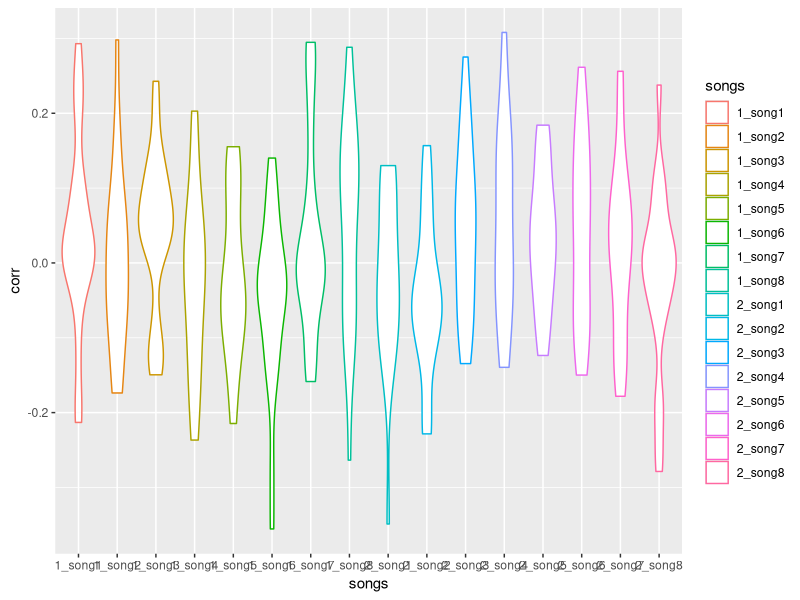
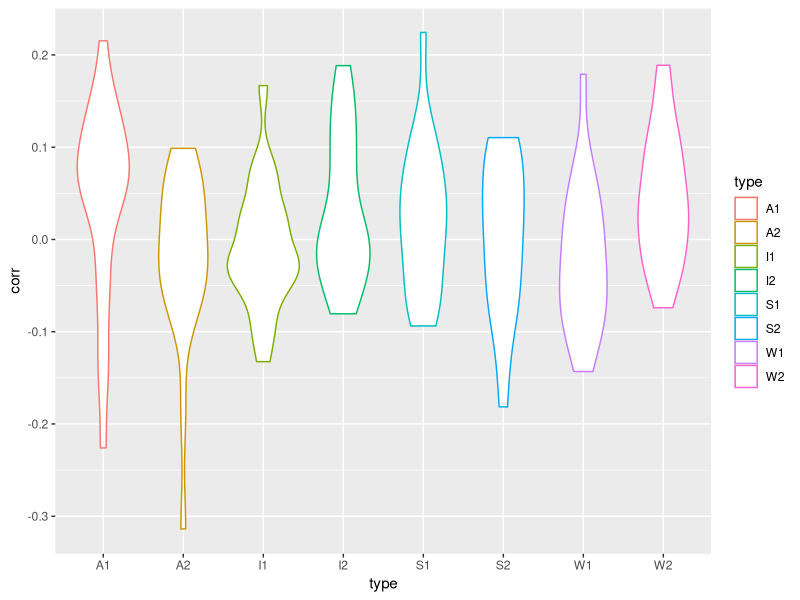
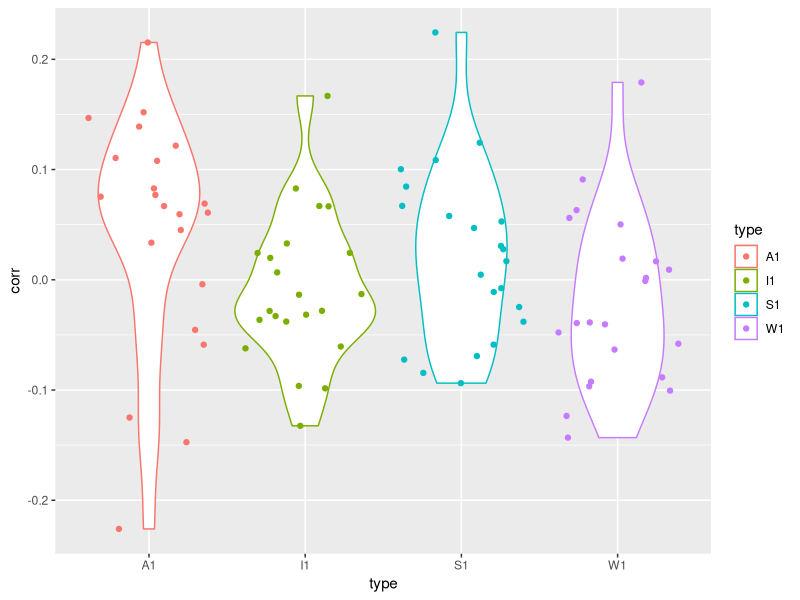
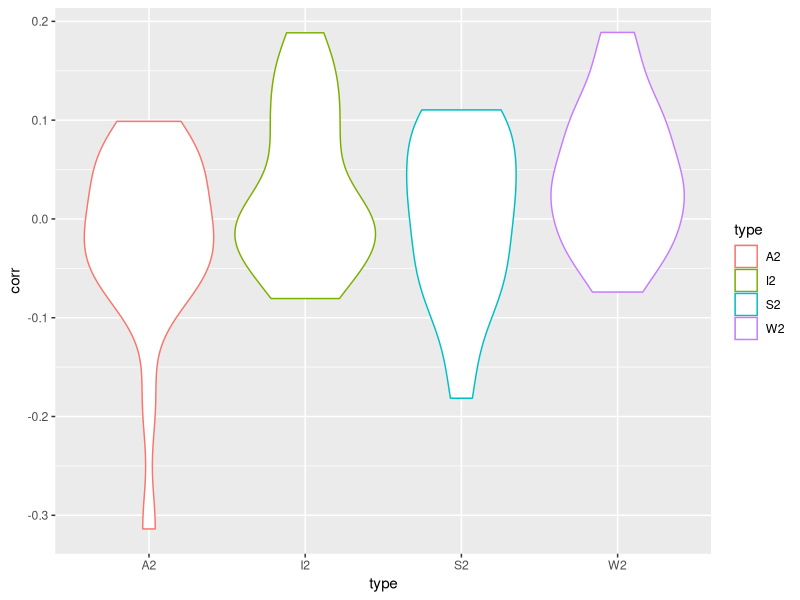
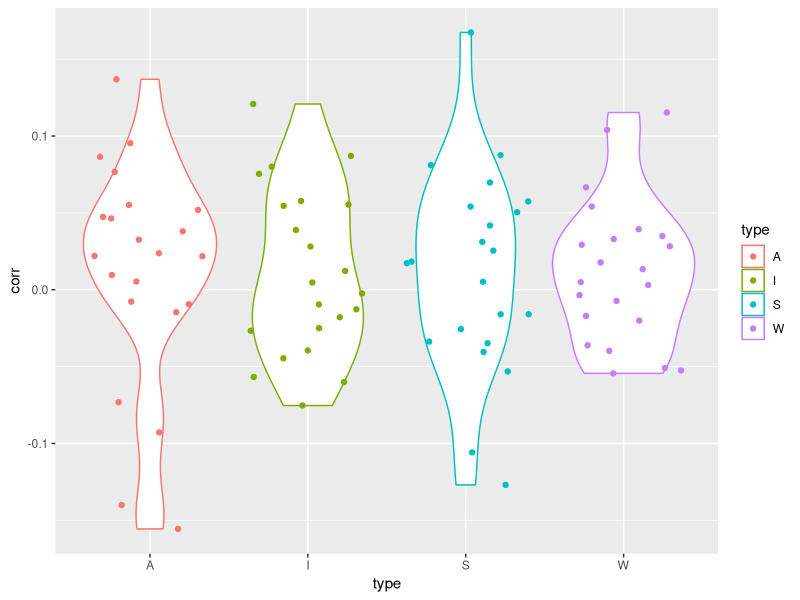
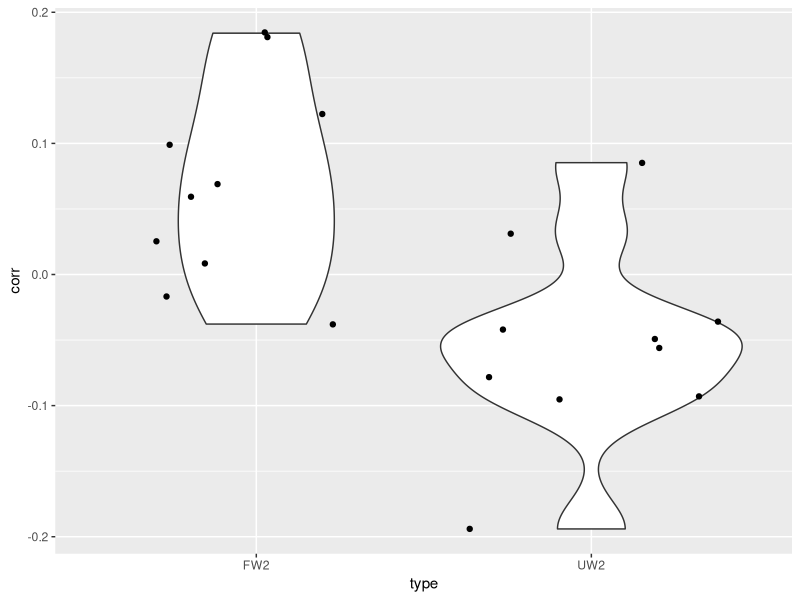

Source code (R) for these figures, in order:
library(tidyverse)
library(ggplot2)

data<-readr::read_csv('Motor.csv') #load data
data<-select(data, -ID) #remove ID variable
synchrony<-data %>% gather(songs, corr) #rearrange data
ggplot(synchrony) +
  aes(x=songs,y=corr, color=songs) +
  #geom_bar(stat="identity")
  #geom_jitter(alpha = 0.25)
  geom_violin()

A1<-select(data, "1_song1","1_song8") #ses 1 acapella data together
A1<-rowMeans(A1)
I1<-select(data, "1_song6","1_song7") #ses 1 instrumental data together
I1<-rowMeans(I1)
S1<-select(data, "1_song2","1_song3") #ses 1 spoken data together
S1<-rowMeans(S1)
W1<-select(data, "1_song4",'1_song5') #ses 1 whole data together
W1<-rowMeans(W1)
meansync1<-data.frame(A1,I1,S1,W1)
meansync1<-meansync1 %>% gather(type, corr) #rearrange data

A2<-select(data, "2_song1","2_song8") #ses 2 acapella data together
A2<-rowMeans(A2)
I2<-select(data, "2_song6","2_song7") #ses 2 instrumental data together
I2<-rowMeans(I2)
S2<-select(data, "2_song2","2_song3") #ses 2 spoken data together
S2<-rowMeans(S2)
W2<-select(data, "2_song4",'2_song5') #ses 2 whole data together
W2<-rowMeans(W2)
meansync2<-data.frame(A2,I2,S2,W2)
meansync2<-meansync2 %>% gather(type, corr) #rearrange data

meansync<-data.frame(A1,I1,S1,W1,A2,I2,S2,W2)
meansync<-meansync %>% gather(type, corr) #rearrange data

A<-select(data, "1_song1","1_song8","2_song1","2_song8") #acapella data together
A<-rowMeans(A)
I<-select(data, "1_song6","1_song7","2_song6","2_song7") #instrumental data together
I<-rowMeans(I)
S<-select(data, "1_song2","1_song3","2_song2","2_song3") #spoken data together
S<-rowMeans(S)
W<-select(data, "1_song4","1_song5","2_song4","2_song5") #whole data together
W<-rowMeans(W)
meansyncALL<-data.frame(A,I,S,W) 
meansyncALL<-meansyncALL %>% gather(type, corr) #rearrange data

ggplot(meansync) +
  aes(x=type,y=corr, color=type) +
  #geom_bar(stat="identity")
  #geom_jitter(alpha = 0.25)
  geom_violin()

ggplot(meansync1) +
  aes(x=type,y=corr, color=type) +
  #geom_bar(stat="identity")
  geom_violin() +
  geom_jitter() 

ggplot(meansync2) +
  aes(x=type,y=corr, color=type) +
  #geom_bar(stat="identity")
  #geom_jitter(alpha = 0.25)
  geom_violin()

ggplot(meansyncALL) +
  aes(x=type,y=corr, color=type) +
  #geom_bar(stat="identity")
  geom_violin()+
  geom_jitter()

t.test(A1,A2) # t=2.1047, p=0.04144
t.test(I1,I2) #t= -1.7388, p=0.08959
t.test(S1,S2) #t=0.86479, p=0.3921
t.test(W1,W2) #t= -2.8693, p=0.006435

fit<-aov(corr~type,data=meansync1) #sig effect of type in first session
summary(fit)

fit<-aov(corr~type,data=meansync2) #p=0.05 in second session
summary(fit)

fit<-aov(corr~type,data=meansyncALL) #sig effect of type when averaged across both sessions
summary(fit)

t.test(A,I)
t.test(A,S)
t.test(A,W)
t.test(I,S)
t.test(I,W)
t.test(S,W)

t.test(A1,I1)
t.test(A1,S1)
t.test(A1,W1)
t.test(I1,S1)
t.test(I1,W1)
t.test(S1,W1)

##################### UNFAMILIAR VS FAMILIAR#####################
##########GROUP A ##########
data<-readr::read_csv('Motor.csv') #load data
GA<-list("P101","P103","P105","P107","P111","P113","P115","P117","P119","P123","P125")
GroupA<-data[data$ID %in% GA, ]

FA1<-select(GroupA, "1_song8") #ses 1 acapella data together
FA1<-rowMeans(FA1)
FI1<-select(GroupA, '1_song7') #ses 1 instrumental data together
FI1<-rowMeans(FI1)
FS1<-select(GroupA, "1_song2") #ses 1 spoken data together
FS1<-rowMeans(FS1)
FW1<-select(GroupA, "1_song4") #ses 1 whole data together
FW1<-rowMeans(FW1)
Fmeansync1<-data.frame(FA1,FI1,FS1,FW1)
Fmeansync1<-meansync1 %>% gather(type, corr) #rearrange data

FA2<-select(GroupA, "2_song8") #ses 2 acapella data together
FA2<-rowMeans(FA2)
FI2<-select(GroupA, '2_song7') #ses 2 instrumental data together
FI2<-rowMeans(FI2)
FS2<-select(GroupA, "2_song2") #ses 2 spoken data together
FS2<-rowMeans(FS2)
FW2<-select(GroupA, "2_song4") #ses 2 whole data together
FW2<-rowMeans(FW2)
Fmeansync2<-data.frame(FA2,FI2,FS2,FW2)
Fmeansync2<-meansync2 %>% gather(type, corr) #rearrange data

Fmeansync<-data.frame(FA1,FI1,FS1,FW1,FA2,FI2,FS2,FW2) 
Fmeansync<-Fmeansync %>% gather(type, corr) #rearrange data

UA1<-select(GroupA, "1_song1") #ses 1 acapella data together
UA1<-rowMeans(UA1)
UI1<-select(GroupA, '1_song6') #ses 1 instrumental data together
UI1<-rowMeans(UI1)
US1<-select(GroupA, "1_song3") #ses 1 spoken data together
US1<-rowMeans(US1)
UW1<-select(GroupA, "1_song5") #ses 1 whole data together
UW1<-rowMeans(UW1)
Umeansync1<-data.frame(UA1,UI1,US1,UW1)
Umeansync1<-meansync1 %>% gather(type, corr) #rearrange data

UA2<-select(GroupA, "2_song1") #ses 2 acapella data together
UA2<-rowMeans(UA2)
UI2<-select(GroupA, '2_song6') #ses 2 instrumental data together
UI2<-rowMeans(UI2)
US2<-select(GroupA, "2_song3") #ses 2 spoken data together
US2<-rowMeans(US2)
UW2<-select(GroupA, "2_song5") #ses 2 whole data together
UW2<-rowMeans(UW2)
Umeansync2<-data.frame(UA2,UI2,US2,UW2)
Umeansync2<-meansync2 %>% gather(type, corr) #rearrange data

Fmeansync<-data.frame(FA1,FI1,FS1,FW1,FA2,FI2,FS2,FW2) 
Fmeansync<-Fmeansync %>% gather(type, corr) #rearrange data
Umeansync<-data.frame(UA1,UI1,US1,UW1,UA2,UI2,US2,UW2) 
Umeansync<-Umeansync %>% gather(type, corr) #rearrange data

t.test(FA2,UA2) #not sig
t.test(FI2,UI2) #not sig
t.test(FS2,US2) #not sig
t.test(FW2,UW2) #not sig

t.test(FA1,FA2) #not sig
t.test(FI1,FI2) #not sig
t.test(FS1,FS2) #not sig
t.test(FW1,FW2) #not sig

########## GROUP B ##########
data<-readr::read_csv('Motor.csv') #load data
GB<-list("P102","P104","P106","P108","P112","P114","P116","P118","P120","P122","P124")
GroupB<-data[data$ID %in% GB, ]

FA1<-select(GroupB, "1_song1") #ses 1 acapella data together
FA1<-rowMeans(FA1)
FI1<-select(GroupB, '1_song6') #ses 1 instrumental data together
FI1<-rowMeans(FI1)
FS1<-select(GroupB, "1_song3") #ses 1 spoken data together
FS1<-rowMeans(FS1)
FW1<-select(GroupB, "1_song5") #ses 1 whole data together
FW1<-rowMeans(FW1)
Fmeansync1<-data.frame(FA1,FI1,FS1,FW1)
Fmeansync1<-meansync1 %>% gather(type, corr) #rearrange data

FA2<-select(GroupB, "2_song1") #ses 2 acapella data together
FA2<-rowMeans(FA2)
FI2<-select(GroupB, '2_song6') #ses 2 instrumental data together
FI2<-rowMeans(FI2)
FS2<-select(GroupB, "2_song3") #ses 2 spoken data together
FS2<-rowMeans(FS2)
FW2<-select(GroupB, "2_song5") #ses 2 whole data together
FW2<-rowMeans(FW2)
Fmeansync2<-data.frame(FA2,FI2,FS2,FW2)
Fmeansync2<-meansync2 %>% gather(type, corr) #rearrange data

Fmeansync<-data.frame(FA1,FI1,FS1,FW1,FA2,FI2,FS2,FW2) 
Fmeansync<-Fmeansync %>% gather(type, corr) #rearrange data

UA1<-select(GroupB, "1_song8") #ses 1 acapella data together
UA1<-rowMeans(UA1)
UI1<-select(GroupB, '1_song7') #ses 1 instrumental data together
UI1<-rowMeans(UI1)
US1<-select(GroupB, "1_song4") #ses 1 spoken data together
US1<-rowMeans(US1)
UW1<-select(GroupB, "1_song2") #ses 1 whole data together
UW1<-rowMeans(UW1)
Umeansync1<-data.frame(UA1,UI1,US1,UW1)
Umeansync1<-meansync1 %>% gather(type, corr) #rearrange data

UA2<-select(GroupB, "2_song8") #ses 2 acapella data together
UA2<-rowMeans(UA2)
UI2<-select(GroupB, '2_song7') #ses 2 instrumental data together
UI2<-rowMeans(UI2)
US2<-select(GroupB, "2_song4") #ses 2 spoken data together
US2<-rowMeans(US2)
UW2<-select(GroupB, "2_song2") #ses 2 whole data together
UW2<-rowMeans(UW2)
Umeansync2<-data.frame(UA2,UI2,US2,UW2)
Umeansync2<-meansync2 %>% gather(type, corr) #rearrange data

Fmeansync<-data.frame(FA1,FI1,FS1,FW1,FA2,FI2,FS2,FW2) 
Fmeansync<-Fmeansync %>% gather(type, corr) #rearrange data
Umeansync<-data.frame(UA1,UI1,US1,UW1,UA2,UI2,US2,UW2) 
Umeansync<-Umeansync %>% gather(type, corr) #rearrange data

t.test(FA2,UA2) #not sig
t.test(FI2,UI2) #not sig
t.test(FS2,US2) #not sig
t.test(FW2,UW2) #not sig

t.test(FA1,FA2) #not sig
t.test(FI1,FI2) #not sig
t.test(FS1,FS2) #not sig
t.test(FW1,FW2) #t= -2.6574, p=0.01729

whole<-data.frame(FW2, UW2) 
whole<-whole %>% gather(type, corr) #rearrange data
 ggplot(whole)+
   aes(x=type,y=corr)+
   geom_violin() +
   geom_jitter()